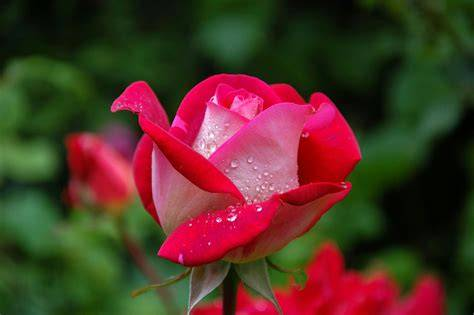
#> input picture LAB_EXPERIMENTS/image.jpg, 474 x 315 px
$ python experiment18.py
#> lines starting #> are read from the running program, lines starting #| are printed output that depends on the picture; after the words box and inside, x2 and y2 are one past the last pixel; in counts of white or black regions, pixels touching at a corner belong together
import cv2
import matplotlib.pyplot as plt

# Read the image
image = cv2.imread("image.jpg")
#> image is the input picture: shape (315, 474, 3); mean B, G, R 38.4, 51.4, 81.6

# Check whether the image is loaded
if image is None:
    print("Error: Could not load image")
    exit()

# Get image dimensions
height, width = image.shape[:2]
#> height = 315; width = 474

# Define Region of Interest (ROI)
x1, y1 = width // 4, height // 4
#> x1 = 118; y1 = 78
x2, y2 = width // 2, height // 2
#> x2 = 237; y2 = 157

# Crop the ROI
roi = image[y1:y2, x1:x2]
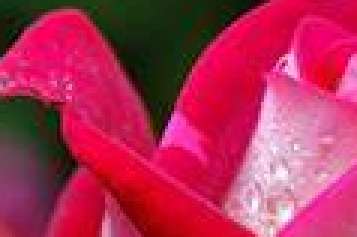
#> roi: shape (79, 119, 3) (shown 3 times larger); mean B, G, R 85.7, 45.9, 174.2

# Copy the ROI
copied_roi = roi.copy()

# Paste the ROI onto another location in the image
result_image = image.copy()
result_image[0:copied_roi.shape[0],
             0:copied_roi.shape[1]] = copied_roi
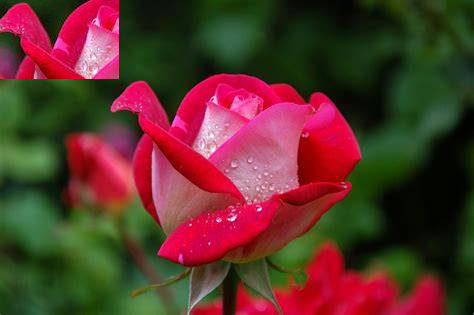
#> result_image: shape (315, 474, 3); 6.3% of pixels changed, all inside (x1, y1, x2, y2) = (0, 0, 119, 79)

# Display images
plt.figure(figsize=(12, 5))

plt.subplot(1, 3, 1)
plt.imshow(cv2.cvtColor(image, cv2.COLOR_BGR2RGB))
plt.title("Original Image")
plt.axis("off")

plt.subplot(1, 3, 2)
plt.imshow(cv2.cvtColor(roi, cv2.COLOR_BGR2RGB))
plt.title("Cropped ROI")
plt.axis("off")

plt.subplot(1, 3, 3)
plt.imshow(cv2.cvtColor(result_image, cv2.COLOR_BGR2RGB))
plt.title("Image After Copy and Paste")
plt.axis("off")

plt.tight_layout()
plt.show()
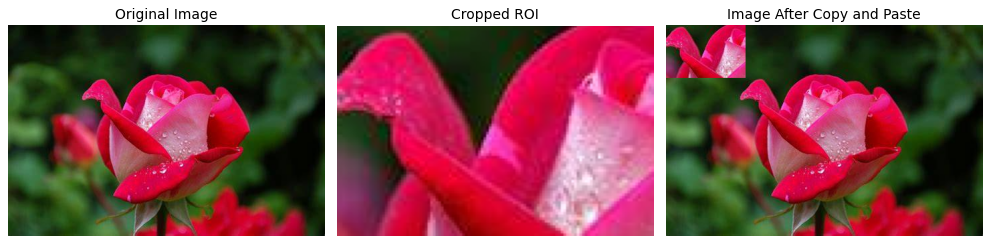
#> figure drawn by matplotlib, 3 panels
